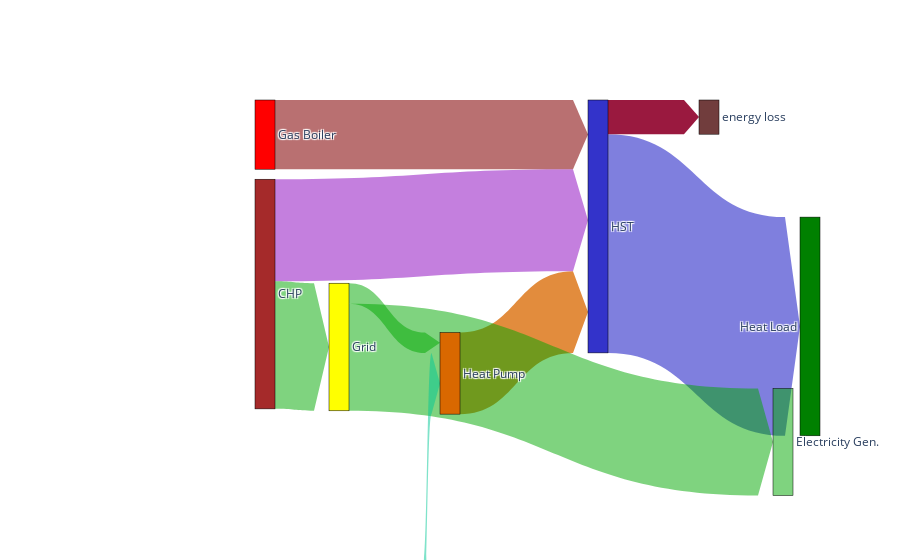

Notebook cell for this chart:
### Code cell
fig = go.Figure(data=[go.Sankey(
    arrangement = "snap",
    valuesuffix = "Wh",
    node = dict(
      pad = 10,
    #   thickness = 20,
      line = dict(color = "black", width = 0.5),
      label = list(posn.keys()),
      x = [val[0] for val in posn.values()],
      y = [val[1] for val in posn.values()],
    #   color = "blue"
      color = [val[2] for val in posn.values()]
    ),
    link = dict(
      arrowlen = 15,
      source = [0, 1, 2, 4, 4,0, 2, 7, 8], # actually not, no dynamic switching here!reversed directions for hwt2_sh and hwt0_hp
      target = [1, 2, 3, 2, 0, 5, 6, 1, 2],
      # source = sources,
      # target = targets,
      value = vals_smpl2,
      color = [val[3] for val in posn.values()]
    #   curve = [0, 0, 0, 0.5, 0]
  ))],
  layout = dict()
  )

fig.show()

### Figure 1 — Plotly figure (JSON) as saved in the notebook; plotly's stock layout.template omitted (floating-point values rounded to 4 significant figures)
{"data": [{"arrangement": "snap", "link": {"arrowlen": 15, "color": ["rgba(0, 168, 0, 0.5)", "rgba(217, 104, 0, 0.76)", "rgba(0, 0, 189, 0.5)", "rgba(137, 0, 189, 0.5)", "rgba(0, 168, 0, 0.5)", "rgba(0, 168, 0, 0.5)", "rgba(143, 0, 43, 0.9)", "rgba(0, 200, 150, 0.5)", "rgba(130, 0, 3, 0.56)"], "source": [0, 1, 2, 4, 4, 0, 2, 7, 8], "target": [1, 2, 3, 2, 0, 5, 6, 1, 2], "value": [2166000.0, 8635430, 23140000.0, 10800000.0, 13500000.0, 11330000.0, 3620000.0, 6462000.0, 7326000]}, "node": {"color": ["Yellow", "rgba(217, 104, 0, 1)", "rgba(0, 0, 189, 0.8)", "Green", "Brown", "rgba(0, 168, 0, 0.5)", "rgba(69, 0, 0, 0.76)", "rgba(0, 200, 150, 0.8)", "red"], "label": ["Grid", "Heat Pump", "HST", "Heat Load", "CHP", "Electricity Gen.", "energy loss", "Environment", "Gas Boiler"], "line": {"color": "black", "width": 0.5}, "pad": 10, "x": [0.35, 0, 0.7, 0.85, 0.25, 0.95, 0.85, 0.45, 0.25], "y": [0.65, 2, 0.3, 0, -0.5, 0.9, -1.7, 1.3, -2]}, "type": "sankey", "valuesuffix": "Wh"}], "layout": {}}
